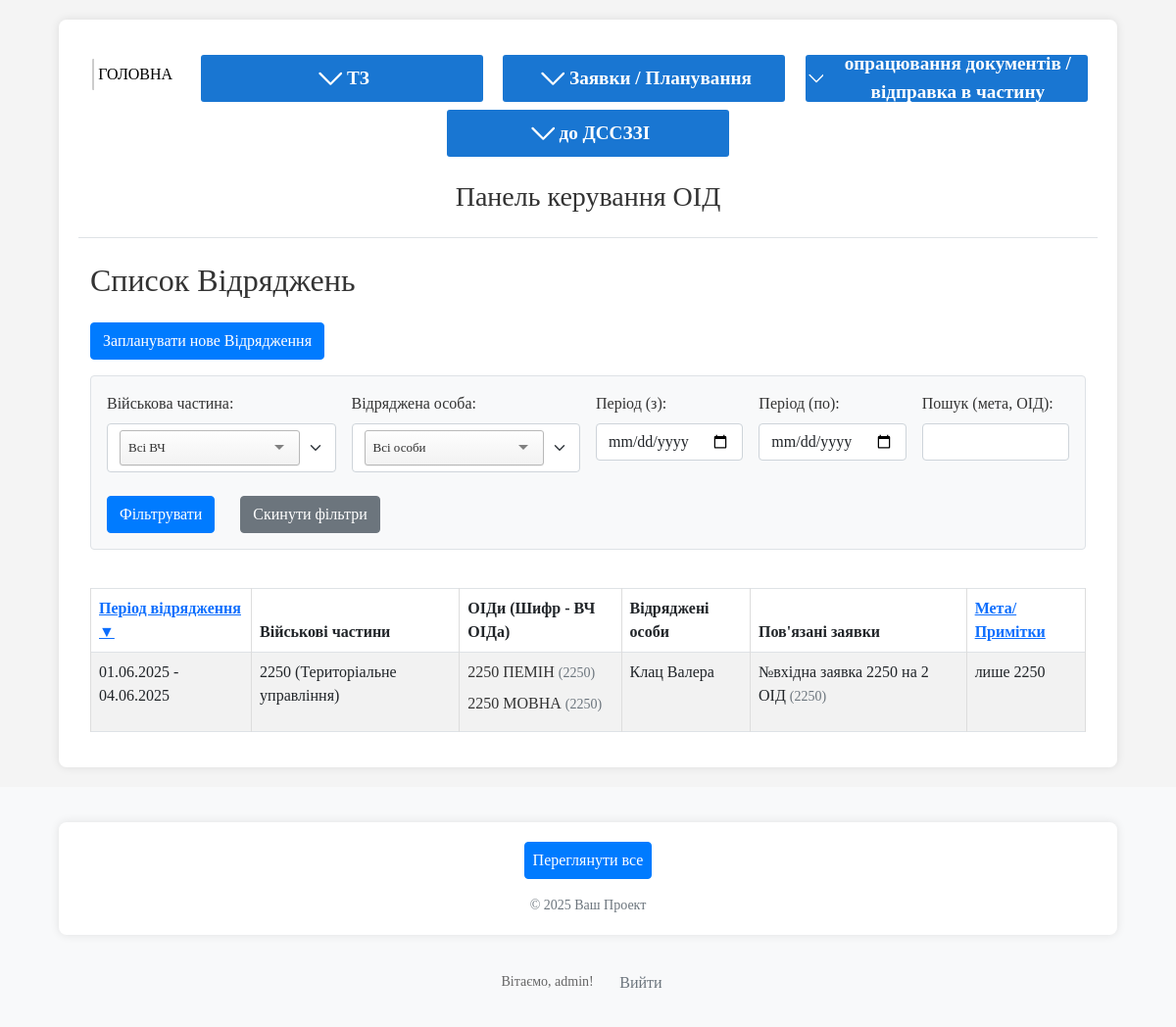
The page /oids/trips/ (signed in) on the database as committed earlier.
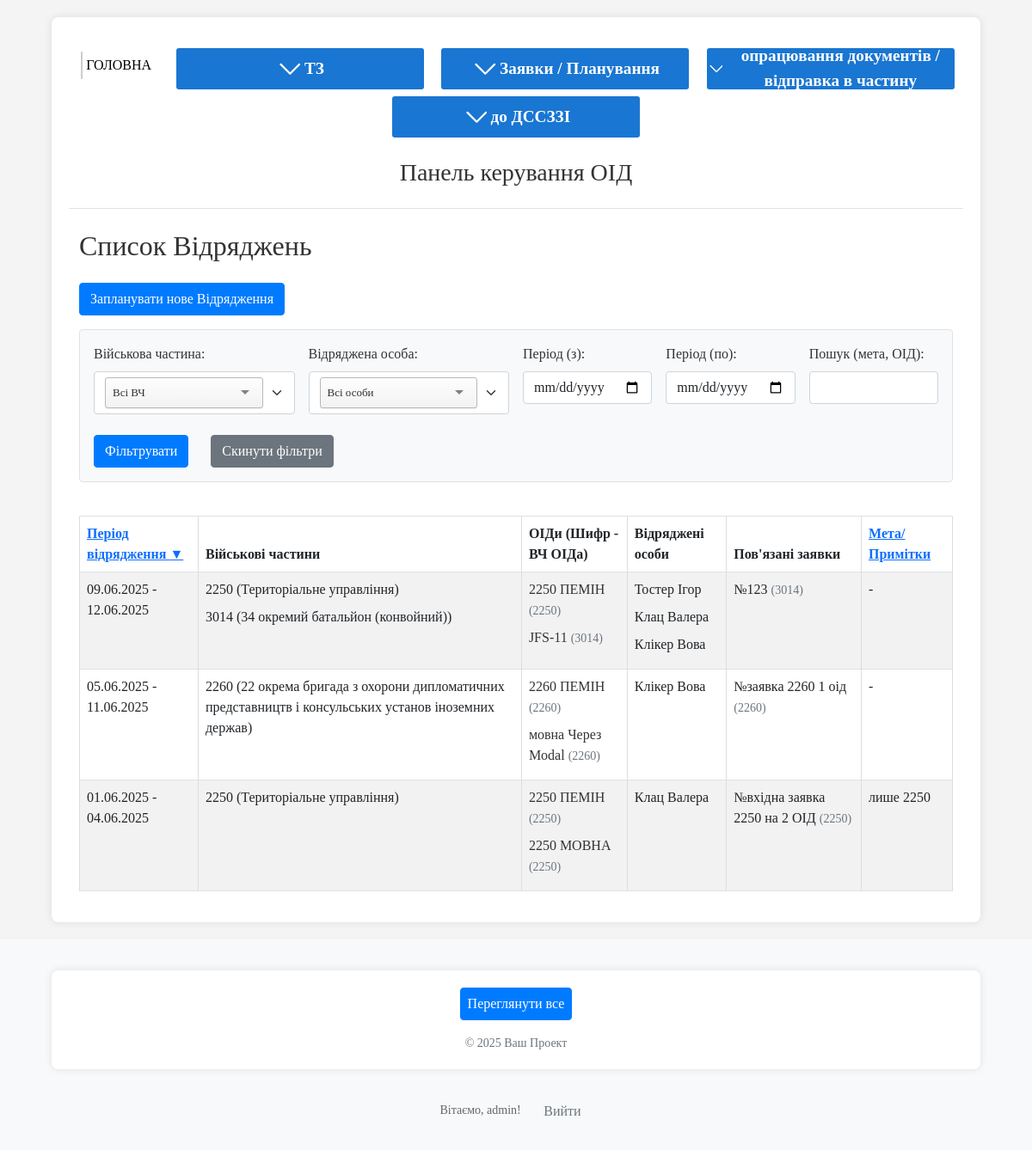
The same page on the database as committed later.
### oids/models.py (models this page shows, shortened)
class Trip(models.Model):
    units = models.ManyToManyField(
        Unit,
        verbose_name="Військові частини призначення",
        related_name='trips' # Дозволить знайти всі відрядження для частини
    )
    oids = models.ManyToManyField(
        OID,
        verbose_name="Об’єкти інформаційної діяльності, задіяні у відрядженні",
        related_name='trips' # Дозволить знайти всі відрядження, що стосуються цього ОІД
    )
    work_requests = models.ManyToManyField(
        WorkRequest,
        verbose_name="Пов'язані заявки на проведення робіт",
        related_name='trips' # Дозволить знайти всі відрядження, пов'язані з заявкою
    )
    start_date = models.DateField(verbose_name="Дата початку відрядження")
    end_date = models.DateField(verbose_name="Дата завершення відрядження")
    persons = models.ManyToManyField(
        Person,
        verbose_name="Особи у відрядженні",
        related_name='trips' # Дозволить знайти всі відрядження, в яких брала участь особа
    )
    purpose = models.TextField(blank=True, null=True, verbose_name="Мета відрядження")
    created_at = models.DateTimeField(auto_now_add=True, verbose_name="Дата створення запису")
    updated_at = models.DateTimeField(auto_now=True, verbose_name="Дата останнього оновлення")
    history = HistoricalRecords()
    class Meta:
        verbose_name = "Відрядження"
        verbose_name_plural = "Відрядження"

class Unit(models.Model):
    territorial_management = models.ForeignKey(
        TerritorialManagement,
        on_delete=models.SET_NULL, # Якщо ТУ видаляється, частина може залишитися, але без прив'язки до ТУ.
        null=True,
        blank=True,
        verbose_name="Територіальне управління",
        related_name='units' # Дозволить отримати всі частини для ТУ: `tu_instance.units.all()`
    )
    code = models.CharField(max_length=50, unique=True, verbose_name="Код частини (номер)")
    name = models.CharField(max_length=255, verbose_name="Назва військової частини", blank=True, null=True) # Можливо, назва не завжди потрібна, якщо є код
    city = models.CharField(max_length=100, verbose_name="Місто розташування") # Збільшив max_length для міст
    distance_from_gu = models.PositiveIntegerField(verbose_name="Відстань від ГУ (км)", blank=True, null=True) # Змінив на PositiveIntegerField
    unit_groups = models.ManyToManyField(
        UnitGroup,
        blank=True,
        verbose_name="Групи військових частин",
        related_name='units' # Дозволить отримати всі частини для групи: `group_instance.units.all()`
    )
    note = models.TextField(verbose_name="Примітки", blank=True, null=True)
    class Meta:
        verbose_name = "Військова частина"
        verbose_name_plural = "Військові частини"

class OID(models.Model):
    unit = models.ForeignKey(
        Unit,
        on_delete=models.CASCADE,
        verbose_name="Військова частина",
        related_name='oids' # Дозволить отримати всі ОІД для частини: `unit_instance.oids.all()`
    )
    oid_type = models.CharField(max_length=10, choices=OIDTypeChoices.choices, verbose_name="Тип ОІД")
    cipher = models.CharField(max_length=100, verbose_name="Шифр ОІД", unique=True) # Додав шифр, як вказано в описі
    sec_level = models.CharField(max_length=15, choices=SecLevelChoices.choices, verbose_name="Гриф")
    full_name = models.CharField(max_length=255, verbose_name="Повна назва ОІД", blank=True, null=True) # Змінив name на full_name
    room = models.CharField(max_length=255, verbose_name="Приміщення №")
    status = models.CharField(max_length=30, choices=OIDStatusChoices.choices, default=OIDStatusChoices.NEW, verbose_name="Поточний стан ОІД")
    note = models.TextField(verbose_name="Примітка", blank=True, null=True)
    created_at = models.DateTimeField(auto_now_add=True, verbose_name="Дата створення запису")
    updated_at = models.DateTimeField(auto_now=True, verbose_name="Дата останнього оновлення")
    history = HistoricalRecords()
    class Meta:
        verbose_name = "Об’єкт інформаційної діяльності (ОІД)"
        verbose_name_plural = "Об’єкти інформаційної діяльності (ОІД)"

class Person(models.Model):
    full_name = models.CharField(max_length=255, verbose_name="Прізвище, ім'я") # Змінив name на full_name
    position = models.CharField(max_length=255, verbose_name="Посада")
    is_active = models.BooleanField(default=True, verbose_name="Активний") # Додав поле активності
    class Meta:
        verbose_name = "Виконавець"
        verbose_name_plural = "Виконавці"

class WorkRequest(models.Model):
    unit = models.ForeignKey(
        Unit,
        on_delete=models.CASCADE,
        verbose_name="Військова частина",
        related_name='work_requests' # Дозволить отримати всі заявки для частини
    )
    incoming_number = models.CharField(verbose_name="Вхідний обліковий номер заявки", max_length=50, unique=False)
    incoming_date = models.DateField(verbose_name="Вхідна дата заявки", default=timezone.now)
    note = models.TextField(verbose_name="Примітки", blank=True, null=True)
    status = models.CharField(
        max_length=30,
        choices=WorkRequestStatusChoices.choices,
        default=WorkRequestStatusChoices.PENDING,
        verbose_name="Статус заявки"
    )
    created_at = models.DateTimeField(auto_now_add=True, verbose_name="Дата створення запису")
    updated_at = models.DateTimeField(auto_now=True, verbose_name="Дата останнього оновлення")
    history = HistoricalRecords()
    class Meta:
        verbose_name = "Заявка на проведення робіт"
        verbose_name_plural = "Заявки на проведення робіт"
        unique_together = ('unit', 'incoming_number') # Заявка унікальна в межах частини

### oids/views.py (the view, shortened to what this page needs)
# urls.py: path('trips/', views.trip_list_view, name='list_trips'),
@login_required
def trip_list_view(request):
    trip_list_queryset = Trip.objects.prefetch_related(
        'units',
        'oids__unit', # Для доступу до oid.unit.code без додаткових запитів
        'persons',
        'work_requests'
    )
    filter_unit_id_str = request.GET.get('filter_unit')
    filter_person_id_str = request.GET.get('filter_person')
    filter_date_from_str = request.GET.get('filter_date_from')
    filter_date_to_str = request.GET.get('filter_date_to')
    search_query = request.GET.get('search_query') # Для мети, шифру ОІД, коду ВЧ
    current_filter_unit_id = None
    if filter_unit_id_str and filter_unit_id_str.isdigit():
        current_filter_unit_id = int(filter_unit_id_str)
        trip_list_queryset = trip_list_queryset.filter(units__id=current_filter_unit_id)
    current_filter_person_id = None
    if filter_person_id_str and filter_person_id_str.isdigit():
        current_filter_person_id = int(filter_person_id_str)
        trip_list_queryset = trip_list_queryset.filter(persons__id=current_filter_person_id)
    current_filter_date_from = None
    current_filter_date_to = None
    sort_by_param = request.GET.get('sort_by', '-start_date') # За замовчуванням - новіші відрядження
    sort_order_from_request = request.GET.get('sort_order', '')
    actual_sort_order_is_desc = False
    if sort_by_param.startswith('-'):
        actual_sort_order_is_desc = True
        sort_by_param_cleaned = sort_by_param[1:]
    else:
        sort_by_param_cleaned = sort_by_param
        if sort_order_from_request == 'desc':
            actual_sort_order_is_desc = True
    valid_sort_fields = {
        'start_date': 'start_date',
        'end_date': 'end_date',
        'purpose': 'purpose',
    }
    order_by_field_key = valid_sort_fields.get(sort_by_param_cleaned, 'start_date')
    final_order_by_field = f"-{order_by_field_key}" if actual_sort_order_is_desc else order_by_field_key
    secondary_sort = '-pk' # Загальне вторинне сортування для стабільності
    trip_list_queryset = trip_list_queryset.order_by(final_order_by_field, secondary_sort).distinct() # distinct тут теж може бути корисним
    paginator = Paginator(trip_list_queryset, 15)
    page_number = request.GET.get('page')
    page_obj = paginator.get_page(page_number)
    units_for_filter = Unit.objects.all().order_by('code')
    persons_for_filter = Person.objects.filter(is_active=True).order_by('full_name')
    context = {
        'page_title': 'Список Відряджень',
        'object_list': page_obj,
        'page_obj': page_obj,
        'units_for_filter': units_for_filter,
        'persons_for_filter': persons_for_filter,
        'current_filter_unit_id': current_filter_unit_id,
        'current_filter_person_id': current_filter_person_id,
        'current_filter_date_from': filter_date_from_str,
        'current_filter_date_to': filter_date_to_str,
        'current_search_query': search_query,
        'current_sort_by': sort_by_param_cleaned,
        'current_sort_order_is_desc': actual_sort_order_is_desc,
    }
    return render(request, 'oids/lists/trip_list.html', context)

### oids/context_processors.py (called while the page is built)
def global_choices(request):
    filtered_oid_status_choices = [
        (OIDStatusChoices.NEW.value, OIDStatusChoices.NEW.label),
        (OIDStatusChoices.RECEIVED_REQUEST.value, OIDStatusChoices.RECEIVED_REQUEST.label),
        (OIDStatusChoices.ACTIVE.value, OIDStatusChoices.ACTIVE.label),
    ]
    return {
        'oid_type_choices_global': OIDTypeChoices.choices,
        'oid_status_choices_global_for_new': filtered_oid_status_choices,
        'oid_status_choices_global_all': OIDStatusChoices.choices,
        'sec_level_choices_global': SecLevelChoices.choices,
    }

### oids/templates/oids/lists/trip_list.html (shortened to what the changed rows need)
{% extends "oids/base.html" %}
{% block content %}
<div class="container-fluid">
    <h2 class="mb-4">{{ page_title }}</h2>
    {% if object_list %}
    <div class="table-responsive">
        <table class="table table-striped table-bordered table-hover">
            <thead class="thead-dark">
                <tr>
                    {% url 'oids:list_trips' as list_url %}
                    {% with unit_param=current_filter_unit_id|default_if_none:""|stringformat:"s" person_param=current_filter_person_id|default_if_none:""|stringformat:"s" date_from_param=current_filter_date_from|default_if_none:"" date_to_param=current_filter_date_to|default_if_none:"" search_param=current_search_query|default_if_none:"" %}
                    {% with base_filter_params="filter_unit="|add:unit_param|add:"&filter_person="|add:person_param|add:"&filter_date_from="|add:date_from_param|add:"&filter_date_to="|add:date_to_param|add:"&search_query="|add:search_param %}
                    <th>
                        <a href="{{ list_url }}?sort_by=start_date&sort_order={% if current_sort_by == 'start_date' and not current_sort_order_is_desc %}desc{% else %}asc{% endif %}&{{ base_filter_params }}">
                            Період відрядження {% if current_sort_by == 'start_date' %}{% if current_sort_order_is_desc %}▼{% else %}▲{% endif %}{% endif %}
                        </a>
                    </th>
                    <th>Військові частини</th>
                    <th>ОІДи (Шифр - ВЧ ОІДа)</th>
                    <th>Відряджені особи</th>
                    <th>Пов'язані заявки</th>
                    <th>
                        <a href="{{ list_url }}?sort_by=purpose&sort_order={% if current_sort_by == 'purpose' and not current_sort_order_is_desc %}desc{% else %}asc{% endif %}&{{ base_filter_params }}">
                           Мета/Примітки {% if current_sort_by == 'purpose' %}{% if current_sort_order_is_desc %}▼{% else %}▲{% endif %}{% endif %}
                        </a>
                    </th>
                    {% endwith %}
                    {% endwith %}
                </tr>
            </thead>
            <tbody>
                {% for trip_item in object_list %}
                <tr>
                    <td>{{ trip_item.start_date|date:"d.m.Y" }} - {{ trip_item.end_date|date:"d.m.Y" }}</td>
                    <td>
                        {% if trip_item.units.all %}
                        <ul class="list-unstyled mb-0">
                            {% for unit in trip_item.units.all %}
                            <li>{{ unit.code }} {% if unit.name %}({{ unit.name }}){% elif unit.city %}({{ unit.city }}){% endif %}</li>
                            {% endfor %}
                        </ul>
                        {% else %}-{% endif %}
                    </td>
                    <td>
                        {% if trip_item.oids.all %}
                        <ul class="list-unstyled mb-0">
                            {% for oid in trip_item.oids.all %}
                            <li>
                                <a href="{% url 'oids:oid_detail_view_name' oid.id %}">{{ oid.cipher }}</a>
                                {% if oid.unit %}
                                <small class="text-muted">({{ oid.unit.code }})</small>
                                {% endif %}
                            </li>
                            {% endfor %}
                        </ul>
                        {% else %}-{% endif %}
                    </td>
                    <td>
                        {% if trip_item.persons.all %}
                        <ul class="list-unstyled mb-0">
                            {% for person in trip_item.persons.all %}
                            <li>{{ person.full_name }}</li>
                            {% endfor %}
                        </ul>
                        {% else %}-{% endif %}
                    </td>
                    <td>
                        {% if trip_item.work_requests.all %}
                        <ul class="list-unstyled mb-0">
                            {% for wr in trip_item.work_requests.all %}
                            <li>№{{ wr.incoming_number }} <small class="text-muted">({{wr.unit.code}})</small></li>
                            {% endfor %}
                        </ul>
                        {% else %}-{% endif %}
                    </td>
                    <td>{{ trip_item.purpose|truncatewords:15|default:"-" }}</td>
                </tr>
                {% endfor %}
            </tbody>
        </table>
    </div>
    {% endif %}
</div>
{% endblock %}

Rows that differ between the two databases and show on the page:
added Trip: start_date "09.06.2025", end_date "12.06.2025", purpose "-", Unit (code "2250", name "Територіальне управління"), OID (cipher "2250 ПЕМІН", unit.code "2250"), Person (full_name "Клац Валера")
now on this page (row unchanged): Unit: code "3014", name "34 окремий батальйон (конвойний)", shown under "09.06.2025"
added OID: cipher "JFS-11", unit.code "3014", shown under "09.06.2025"
now on this page (row unchanged): Person: full_name "Тостер Ігор", shown under "09.06.2025"
now on this page (row unchanged): Person: full_name "Клікер Вова"
added WorkRequest: incoming_number "123", unit.code "3014", shown under "09.06.2025"
added Trip: start_date "05.06.2025", end_date "11.06.2025", purpose "-"
now on this page (row unchanged): Unit: code "2260", name "22 окрема бригада з охорони дипломатичних представництв і консульських установ іноземних держав", shown under "05.06.2025"
now on this page (row edited): OID: cipher "2260 ПЕМІН", unit.code "2260", shown under "05.06.2025"
added OID: cipher "мовна Через Modal", unit.code "2260", shown under "05.06.2025"
now on this page (row edited): WorkRequest: incoming_number "заявка 2260 1 оід", unit.code "2260", shown under "05.06.2025"
